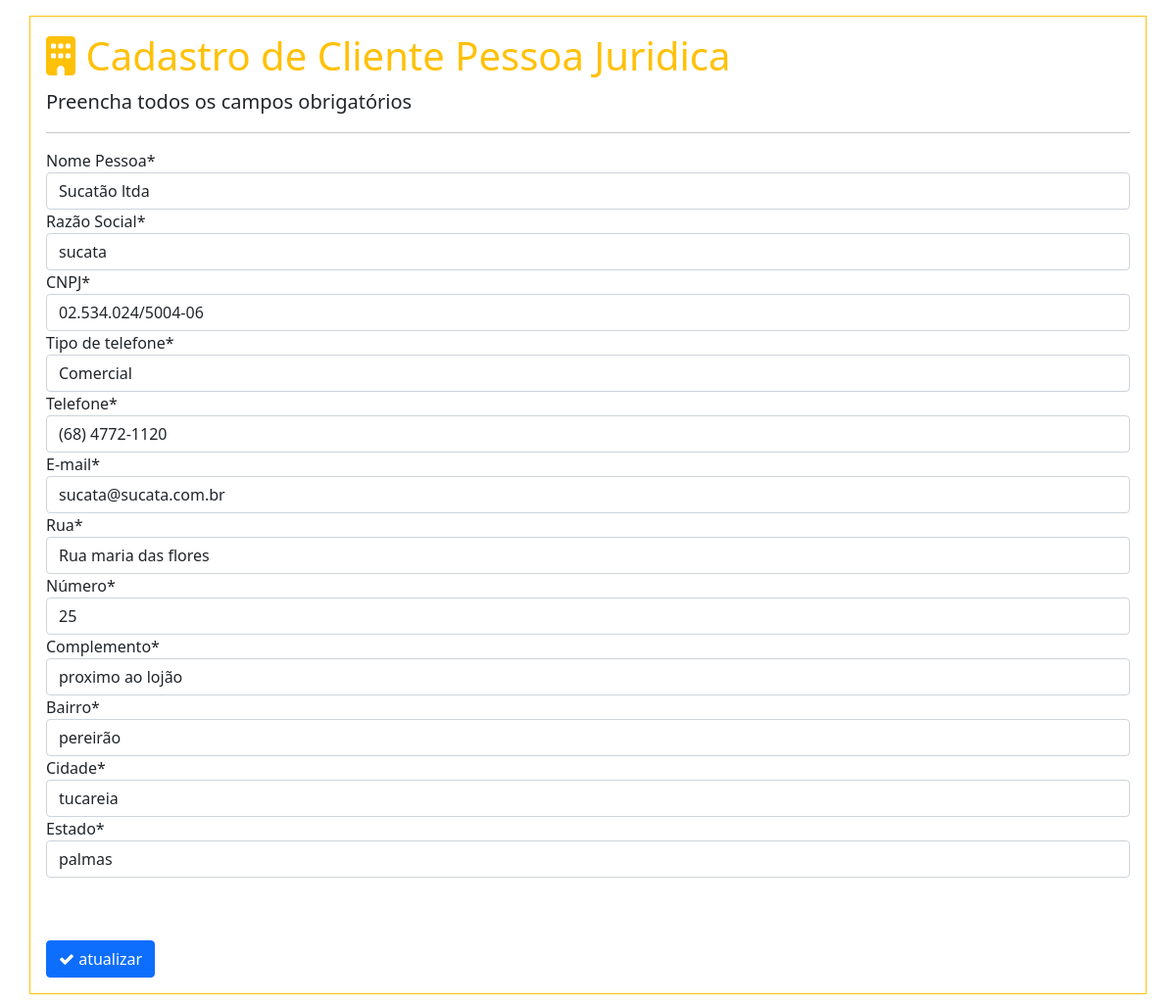
Page /atualizar/pessoa-juridica/2/ (signed in) on the committed database.
### aplicacao/models.py (models this page shows, shortened)
class Pessoa(models.Model):
    comercial = "C"
    fixo = "F"
    pessoal = "P"
    TIPO_CHOICES = [
        (comercial, "Comercial"),
        (fixo, "Fixo"),
        (pessoal, "Pessoal")
    ]
    nome = models.CharField(max_length=200, verbose_name='Nome Pessoa')
    email =models.EmailField(max_length=200, verbose_name='E-mail')
    tipo = models.CharField(max_length=1, choices=TIPO_CHOICES, default=pessoal, verbose_name='Tipo de telefone')
    telefone = models.CharField(max_length=15, verbose_name='Telefone')
    numero = models.IntegerField(null=True, blank=False, verbose_name='Número')
    rua = models.CharField(max_length=200, null=True, blank=False, verbose_name='Rua')
    complemento = models.CharField(max_length=200, null=True, blank=False, verbose_name='Complemento')
    bairro = models.CharField(max_length=50, null=True, blank=False, verbose_name='Bairro')
    cidade = models.CharField(max_length=100, null=True, blank=False, verbose_name='Cidade')
    estado = models.CharField(max_length=50, null=True, blank=False, verbose_name='Estado')
    class Meta:
        abstract = True

class PessoaJuridica(Pessoa):
    razao_social = models.CharField(max_length=200,verbose_name='Razão Social')
    cnpj = models.CharField(max_length=18,unique=True,verbose_name='CNPJ')
    class meta:
        ordering = ['razao_social']

### aplicacao/views.py (the view)
# urls.py: path('atualizar/pessoa-juridica/<int:pk>/', PessoaJuridicaUpdate.as_view(), name='pessoa-juridica-atualizar'),
class PessoaJuridicaUpdate(LoginRequiredMixin, GroupRequiredMixin,UpdateView):
    group_required = u"administradores"
    model = PessoaJuridica
    fields = ['nome','razao_social','cnpj','tipo','telefone','email','rua','numero','complemento','bairro','cidade','estado']
    template_name = 'aplicacao/formcliente.html'
    success_url = reverse_lazy('home')
    def get_context_data(self, *args, **kwargs):
        context = super().get_context_data(*args, **kwargs)
        context['iconetitulo'] = '<i class="fas fa-building" aria-hidden="true"></i>'
        context['titulo'] = "Cadastro de Cliente Pessoa Juridica"
        context['icon']= '<i class="fa fa-check" aria-hidden="true"></i>'
        context['cadastrar'] = 'atualizar'
        return context

### aplicacao/templates/aplicacao/formcliente.html (shortened to what this page needs)
{% extends 'paginas/base.html' %}
{% load static %}
{% load crispy_forms_tags%}
{% block conteudo %}
<div class="container p-3 my-3 border border-warning">
    <h1 class="text-warning">{% autoescape off %} {{ iconetitulo }} {{ titulo }}{% endautoescape %}</h1>
    <p class="lead">Preencha todos os campos obrigatórios</p>
    <hr>
    <form action="" method="POST" autocomplete="off" enctype="multipart/form-data">
        {{ form|crispy }}
        <br>
        <br>
        <button type="submit" class="btn btn-primary mt-3">{% autoescape off %}{{icon}} {{cadastrar}} {% endautoescape%}</button>
    </form>
</div>
{% endblock %}

### rows in the picture
PessoaJuridica: nome "Sucatão ltda", razao_social "sucata", cnpj "02.534.024/5004-06", tipo "Comercial", telefone "(68) 4772-1120", email "sucata@sucata.com.br", rua "Rua maria das flores", numero "25", complemento "proximo ao lojão", bairro "pereirão", cidade "tucareia", estado "palmas"

### other values in the picture
{{ titulo }} "Cadastro de Cliente Pessoa Juridica"
{{ cadastrar }} "atualizar"
